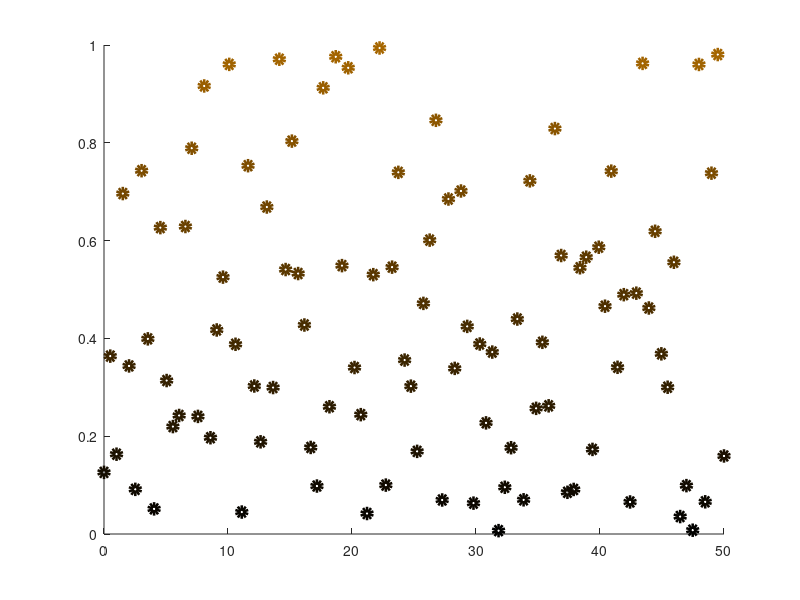

Source code (MATLAB):
close all
clc

for i=1:100
    GAMMA(i) = rand(1);
end 

x = linspace(0,50,length(GAMMA));

MAX = max(GAMMA);
MIN = min(GAMMA);

DELTA = (MAX - MIN)+1;

figure(1)
hold on
for i=1:length(GAMMA)
    k = GAMMA(i)/DELTA;
    plot(x(i),GAMMA(i),'o','Color',[k*1.3,k*0.8,0],'LineWidth',4);
end